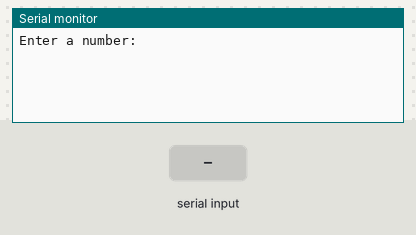
The sketch below on a simulated Arduino Uno, built with avr-gcc and run on an emulated ATmega328P. Shown: the last lines printed to the serial monitor. The test bench sets the inputs (shaded band).

Above: at 1.2 s.
1.3 s: "90,45\n" received over Serial
At 1.9 s:
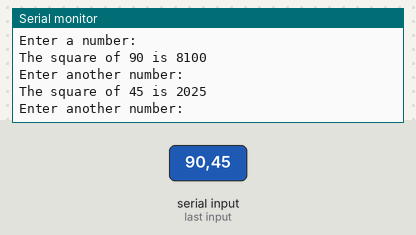
2.8 s: "30,150\n" received over Serial
At 4.3 s:
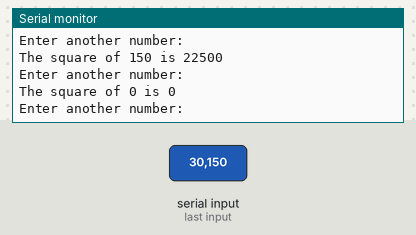
Timing chart, 0 to 5.8 s (numbered marks = the images above; inputs shaded):
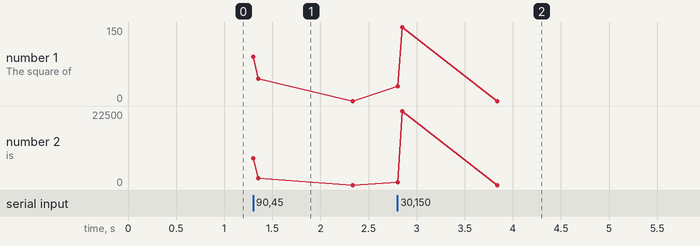

Measured:
- after the input at 1.3 s, the serial monitor: prints a new line at once (image 1)
- after the input at 2.8 s, the serial monitor: prints a new line at once (image 2)

The sketch:

iot_practical8.ino
```cpp
/*

8. Write a program that asks the user for a number and outputs the number squared that is entered

*/

void setup() {
  // Start serial communication at 9600 baud rate
  Serial.begin(9600);

  // Wait for the serial monitor to open
  while (!Serial) {
    ;
  }

  // Prompt the user to enter a number
  Serial.println("Enter a number:");
}

void loop() {
  if (Serial.available() > 0) {
    // Read the number entered by the user
    int number = Serial.parseInt();

    // Calculate the square of the number
    int square = number * number;

    // Output the result
    Serial.print("The square of ");
    Serial.print(number);
    Serial.print(" is ");
    Serial.println(square);

    // Prompt the user to enter another number
    Serial.println("Enter another number:");
  }
}
```
